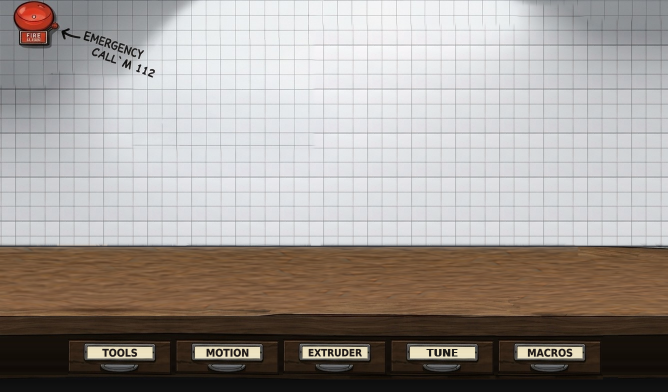
#> input picture art/01_clean_desk_5_drawers.png, 1336 x 784 px (shown at 1/2 size); the run also reads 1 picture not shown here
$ python export_filament.py
#> lines starting #> are read from the running program, lines starting #| are printed output that depends on the picture; after the words box and inside, x2 and y2 are one past the last pixel; in counts of white or black regions, pixels touching at a corner belong together
"""Writes assets/workshop/filament/: the filament page (the MMU box on the desk) and its sprites,
and layout.json (positions for src/UI/Widgets/FilamentBox/FilamentLayout.h).

  background.png        desk, drawers, fire bell, house picture, PTFE tubes, the box with four
                        empty bays and blank screens
  bay<N>_spool.png      the spool of bay N (its filament area is see-through)
  bay<N>_fil.png        the filament area in white: the app tints it with the slot's colour
  bay<N>_shade.png      the filament's shading, laid over the tint
  bay<N>_empty.png      an empty spool (cardboard core) in the filament area
  bay<N>_glow.png       the red glow around the screen (no filament)
  plate.png             "< 1 / 2 >" plate on the top rail (the app writes the page)
  arrow_next.png, arrow_back.png   wooden arrows hanging under the desk
  icon_*.png            white icons, tinted by the app
"""
import os, math, json
import numpy as np, cv2
from PIL import Image, ImageDraw, ImageFont, ImageFilter
HERE=os.path.dirname(os.path.abspath(__file__))+'/'
R=os.path.abspath(HERE+'../..')+'/'
ART=R+'art/'; FONTS=R+'assets/fonts/'
OUT=R+'assets/workshop/filament/'; os.makedirs(OUT,exist_ok=True)
INK=(22,20,18,255)
MW,MH=1336,784
S1024=1024/MW
LAYOUT={}

def font(path,size,weight=None):
    f=ImageFont.truetype(path,size)
    if weight:
        try: f.set_variation_by_axes([weight])
        except Exception: pass
    return f

# ---------- the scene ----------
base=Image.open(ART+'01_clean_desk_5_drawers.png').convert('RGBA')
def house_picture():
    K=4; w,h=118,100
    im=Image.new('RGBA',(w*K,h*K),(0,0,0,0)); d=ImageDraw.Draw(im)
    def P(x,y): return (x*K,y*K)
    def poly(pts,fill,wd=2.6):
        pp=[P(*p) for p in pts]; d.polygon(pp,fill=fill); d.line(pp+[pp[0]],fill=INK,width=int(wd*K),joint='curve')
    poly([(2,6),(116,4),(116,96),(3,97)],(150,96,52,255),3)
    poly([(11,14),(107,13),(107,88),(11,89)],(170,212,236,255),2)
    d.rectangle([P(12,62),P(106,88)],fill=(126,186,84,255))
    d.ellipse([P(80,18),P(96,34)],fill=(250,212,84,255),outline=INK,width=K*2)
    poly([(34,48),(78,48),(78,78),(34,78)],(238,226,196,255))
    poly([(28,50),(56,26),(84,50)],(198,72,52,255))
    poly([(70,36),(76,36),(76,44),(70,40)],(150,96,70,255),2)
    poly([(50,60),(60,60),(60,78),(50,78)],(150,96,52,255),2)
    poly([(38,56),(46,56),(46,64),(38,64)],(170,212,236,255),2)
    poly([(64,56),(72,56),(72,64),(64,64)],(170,212,236,255),2)
    d.line([P(12,78),P(106,78)],fill=INK,width=K*2)
    d.line([P(59,-0),P(20,6)],fill=INK,width=K*2); d.line([P(59,0),P(98,5)],fill=INK,width=K*2)
    im=im.resize((w,h),Image.LANCZOS)
#> im: PIL image 118x100 RGBA
    pic=Image.new('RGBA',(w+20,h+20),(0,0,0,0))
#> pic: PIL image 138x120 RGBA; every value is 0
    sh=Image.new('L',pic.size,0); ImageDraw.Draw(sh).rectangle([8,12,w+6,h+10],fill=90); sh=sh.filter(ImageFilter.GaussianBlur(4))
#> after `ImageDraw.Draw(sh).rectangle([8, 12, w + 6, h + 10], fill=90)`:
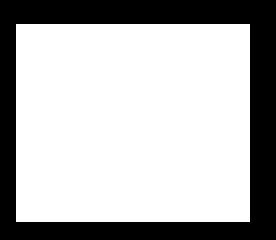
#> sh: PIL image 138x120 L (shown 2 times larger); values 0 (black) and 90 (white), 69.9% white; 1 black region, box (x1, y1, x2, y2) and area: (0, 0, 138, 120) 4977
    s=Image.new('RGBA',pic.size,(0,0,0,0)); s.putalpha(sh); pic.alpha_composite(s); pic.alpha_composite(im,(4,4))
    return pic.rotate(3,resample=Image.BICUBIC,expand=True)
pic=house_picture()
base.alpha_composite(pic.resize((round(pic.width*1.1),round(pic.height*1.1)),Image.LANCZOS),(1190,30))

# ---------- the MMU box ----------
src=np.asarray(Image.open(HERE+'source/mmu_reference.png').convert('RGB'))
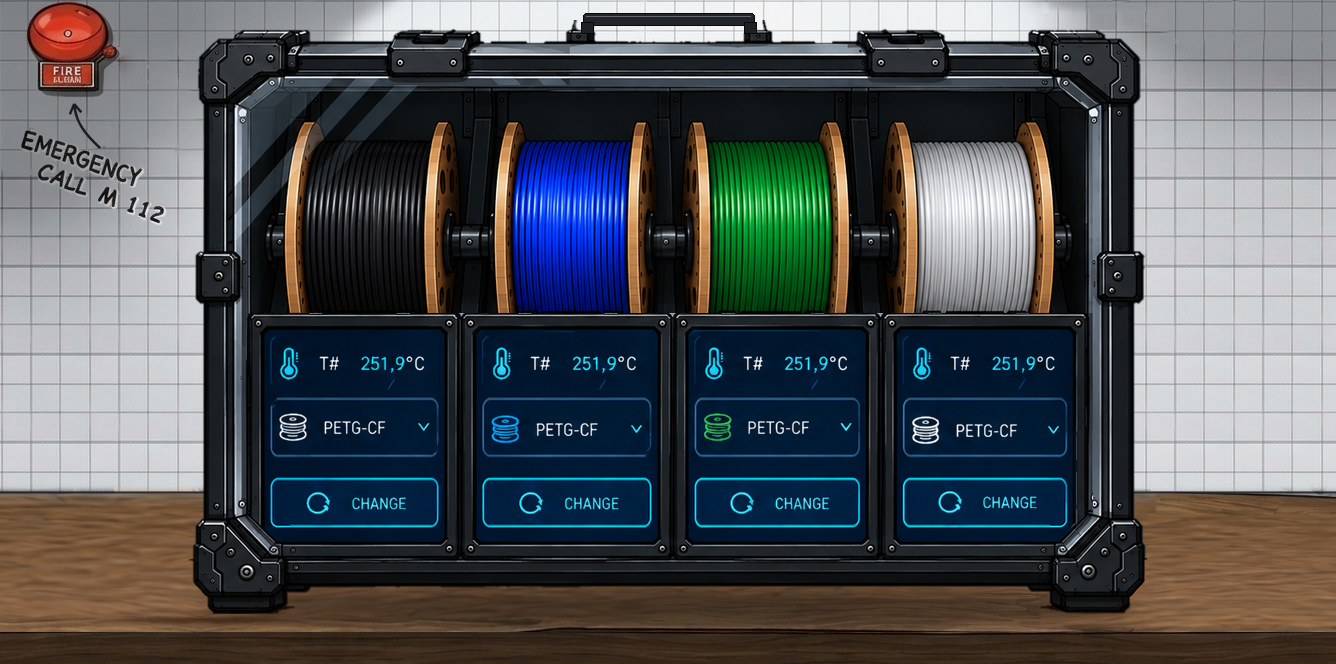
#> input picture art/filament/source/mmu_reference.png, 1336 x 664 px
m=cv2.imread(HERE+'source/mmu_mask.png',0)
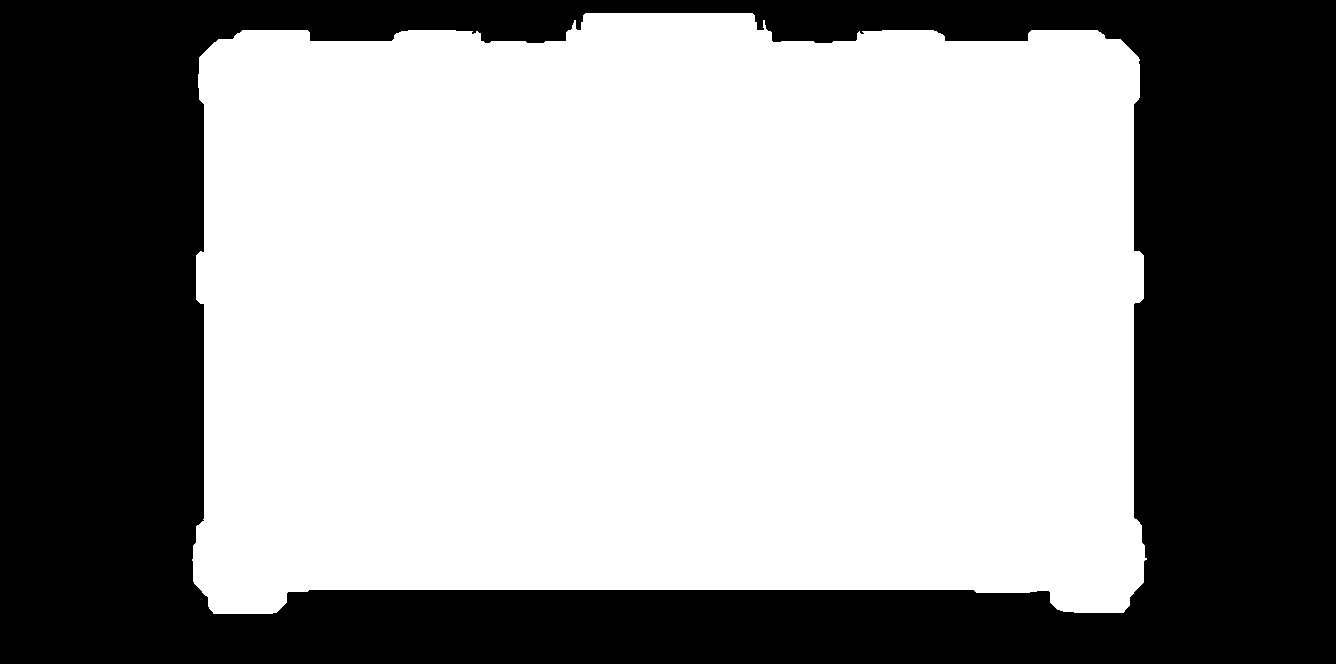
#> input picture art/filament/source/mmu_mask.png, 1336 x 664 px
#> m: shape (664, 1336); 59.3% white; 1 black region, box (x1, y1, x2, y2) and area: (0, 0, 1336, 664) 361463
hsv=cv2.cvtColor(src,cv2.COLOR_RGB2HSV)
#> hsv: shape (664, 1336, 3); mean H, S, V 84.1, 99.8, 99.9
wall=(hsv[...,1]<40)&(hsv[...,2]>150); hm=np.zeros_like(m,bool); hm[12:48,575:775]=True
m[hm&wall]=0
#> m: shape (664, 1336); 59% white; 25 black regions (21 under 20 px), largest, box (x1, y1, x2, y2) and area: (0, 0, 1336, 664) 361464, (594, 26, 744, 42) 2315, (610, 44, 661, 48) 147, (575, 45, 596, 48) 25
img=src.astype(np.float32)
SLOTS=[262,475,686,894]
def screen_rect(i): x=SLOTS[i]; return (x,328,x+184,543)
SPOOLS=[(284,446),(493,645),(690,850),(893,1055)]
def fil_rect(i): a,b=SPOOLS[i]; return (a,124,b,314)
def bay_rect(i): a,b=SPOOLS[i]; return (a-10,104,b+10,316)
def clean(mm):
    mm=cv2.morphologyEx(mm.astype(np.uint8)*255,cv2.MORPH_OPEN,np.ones((3,3),np.uint8))
#> mm: shape (190, 152); 66.7% white; 20 black regions (18 under 20 px), largest, box (x1, y1, x2, y2) and area: (0, 0, 152, 190) 9445, (23, 72, 25, 90) 20
    mm=cv2.morphologyEx(mm,cv2.MORPH_CLOSE,np.ones((7,7),np.uint8))
#> mm: shape (190, 152); 68% white; 1 black region, box (x1, y1, x2, y2) and area: (0, 0, 152, 190) 9229
    n,lab,st,_=cv2.connectedComponentsWithStats(mm); big=1+np.argmax(st[1:,cv2.CC_STAT_AREA])
#> after `n, lab, st, _ = cv2.connectedComponentsWithStats(mm)`: n = 2; st = [[0, 0, 152, 190, 9229], [19, 13, 119, 177, 19651]]
#> after `big = 1 + np.argmax(st[1:, cv2.CC_STAT_AREA])`: big = 1
    mm=np.where(lab==big,255,0).astype(np.uint8)
    ff=mm.copy(); mk=np.zeros((mm.shape[0]+2,mm.shape[1]+2),np.uint8); cv2.floodFill(ff,mk,(0,0),255); return (mm|(255-ff))>0
x0,y0,x1,y1=fil_rect(1); h=hsv[y0:y1,x0:x1]
ROWS=np.where(clean((h[...,0]>100)&(h[...,0]<135)&(h[...,1]>110)).any(axis=1))[0]
#> ROWS = 177 values from 13 to 189
def span_mask(i):
#> called with i = 0
    x0,y0,x1,y1=fil_rect(i); h=hsv[y0:y1,x0:x1]
    wood=(h[...,0]>5)&(h[...,0]<28)&(h[...,1]>70)&(h[...,2]>80)
#> wood: shape (190, 162) bool; 17.3% white; 5 white regions (3 under 20 px), largest, box (x1, y1, x2, y2) and area: (1, 0, 31, 189) 2656, (140, 0, 162, 189) 2648
    w=wood.shape[1]; mm=np.zeros(wood.shape,bool)
    for r in ROWS:
        cols=np.where(wood[r])[0]
        lc=cols[cols<w*0.35]; rc=cols[cols>w*0.65]
        if len(lc)==0 or len(rc)==0: continue
        mm[r,lc.max()+1:rc.min()]=True
#> this loop made 177 passes
#> (lc, rc) on passes 1, 35, 37: ([13, 14, 15, 16, 17, 18, 19, 20, 21, 22, 23, 25, 26, 27, 28], [149, 150, 151, 152, 153, 154, 155, 156, 157, 158, 160, 161]), ([7, 8, 9, 10, 11, 12, 13, 14, 15, 16, 17, 20, 21], [144, 145, 146, 147, 148, 149, 150, 151, 152, 155, 156, 161]), ([7, 8, 9, 10, 11, 12, 13, 14, 15, 16, 17, 20, 21], [144, 145, 146, 147, 148, 149, 150, 151, 152, 153, 155, 161])
#> mm: shape (190, 162) bool; 70.4% white; 1 black region, box (x1, y1, x2, y2) and area: (0, 0, 162, 190) 9120
    mm=cv2.morphologyEx(mm.astype(np.uint8),cv2.MORPH_CLOSE,np.ones((5,1),np.uint8))>0
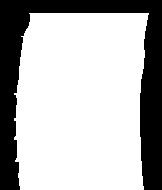
#> mm: shape (190, 162) bool; 70.8% white; 1 black region, box (x1, y1, x2, y2) and area: (0, 0, 162, 190) 8978
    return mm&~wood
#> returned value: shape (190, 162) bool; 70.8% white; 1 black region, box (x1, y1, x2, y2) and area: (0, 0, 162, 190) 8994
MASKS={i:span_mask(i) for i in range(4)}
#> call 2 of span_mask, with i = 1
#> in span_mask (call 2), `x0, y0, x1, y1 = fil_rect(i)`: x0 = 493; y0 = 124; x1 = 645; y1 = 314
#> in span_mask (call 2), `wood=(h[...,0]>5)&(h[...,0]<28)&(h[...,1]>70)&(h[...,2]>80)`:
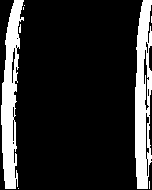
#> wood: shape (190, 152) bool; 16.4% white; 8 white regions (6 under 20 px), largest, box (x1, y1, x2, y2) and area: (1, 0, 24, 189) 2350, (135, 0, 152, 189) 2348
#> the loop in span_mask (call 2), `for r in ROWS:` made 177 passes
#> (lc, rc) on passes 1 to 3: ([10, 11, 12, 13, 14, 15, 16, 17, 18, 19, 20], [140, 141, 142, 143, 144, 145, 146, 147, 148, 149]), ([10, 11, 12, 13, 14, 15, 16, 17, 18, 19], [140, 141, 142, 143, 144, 145, 146, 147, 148, 149]), ([10, 11, 12, 13, 14, 15, 16, 17, 18, 19], [140, 141, 142, 143, 144, 145, 146, 147, 148, 149])
#> in span_mask (call 2), `mm=cv2.morphologyEx(mm.astype(np.uint8),cv2.MORPH_CLOSE,np.ones((5,1),..`:
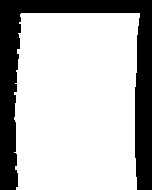
#> mm: shape (190, 152) bool; 72.9% white; 1 black region, box (x1, y1, x2, y2) and area: (0, 0, 152, 190) 7818
#> call 3 of span_mask, with i = 2
#> in span_mask (call 3), `x0, y0, x1, y1 = fil_rect(i)`: x0 = 690; x1 = 850
#> in span_mask (call 3), `wood=(h[...,0]>5)&(h[...,0]<28)&(h[...,1]>70)&(h[...,2]>80)`:
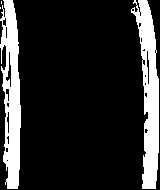
#> wood: shape (190, 160) bool; 17.5% white; 4 white regions (2 under 20 px), largest, box (x1, y1, x2, y2) and area: (131, 0, 159, 189) 2688, (0, 0, 21, 189) 2613
#> the loop in span_mask (call 3), `for r in ROWS:` made 177 passes
#> lc on passes 1 to 3: [2, 3, 5, 6, 7, 8, 9, 10, 11, 12, 13, 14, 15], [3, 5, 6, 7, 8, 9, 10, 11, 12, 13, 14, 15], [3, 5, 6, 7, 8, 9, 10, 11, 12, 13, 14, 15]
#> (the rest of the program and of its run is left out)
